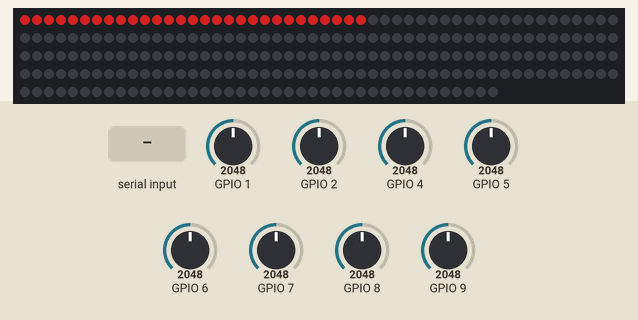
This sketch was run on a simulated ESP32. Shown: 240 RGB LEDs in strip order, left to right, continuing on the next row. Inputs (shaded band) come from the test bench; at power-on: GPIO 1 = 2048, GPIO 2 = 2048, GPIO 4 = 2048, GPIO 5 = 2048, GPIO 6 = 2048, GPIO 7 = 2048, GPIO 8 = 2048, GPIO 9 = 2048. Dim RGB values are drawn brighter than linear; EEPROM starts erased; what the sketch prints to the serial monitor is not drawn.

Above: at 2.0 s.
2.1 s: GPIO 1 set to 2740
3.6 s: GPIO 1 set to 2836
5.1 s: "m" received over Serial
7.2 s: GPIO 2 set to 2713
8.7 s: GPIO 2 set to 2826
10.2 s: GPIO 4 set to 2729
11.7 s: GPIO 4 set to 2824
Timing chart, 0 to 14.7 s (numbered marks = the images above; inputs shaded):
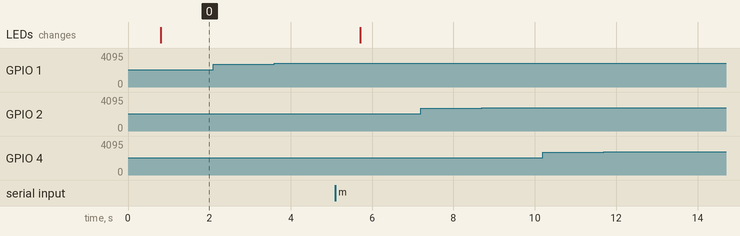

The sketch:

eight.ino
```cpp
#include <octagon_core.h>

// The turn counter with the lid off: all eight seats always in, no setup mode,
// no game modes, no roster, no WiFi. One side is lit in its own color; tapping
// that side passes the turn clockwise. Taps anywhere else do nothing.
//
// Everything about the table itself — the calibrated side table, piezo
// baselines, tap detection — comes from the octagon_core library, so this and
// turn_counter always agree on the hardware. Skipping WiFi/OTA keeps the
// binary inside the stock 1.25 MB app partition, so `make flash-eight` doesn't
// need turn_counter's min_spiffs scheme.
//
// State lives only in RAM: reset returns to side 0.

int8_t currentSide = 0;

void showTurn() {
  showOnlySide(currentSide, PLAYER_COLORS[currentSide]);
}

// nullptr pair handler in setup() means taps commit immediately, so this
// fires the moment the piezo trips.
void onTap(int8_t side, uint32_t whenMs) {
  (void)whenMs;
  if (side != currentSide) {
    Serial.printf("Tap on side %d ignored - not the current seat\n", side);
    return;
  }
  currentSide = (currentSide + 1) % NUM_SIDES;
  Serial.printf("Turn passed to side %d\n", currentSide);
  showTurn();
}

// Bench commands over USB serial: m remaps the piezos, p prints the map.
void handleSerial() {
  while (Serial.available()) {
    char c = Serial.read();
    if (c == 'm') {
      runPiezoMapWizard();
      showTurn();
    } else if (c == 'p') {
      printPiezoMap();
    }
  }
}

void setup() {
  Serial.begin(115200);
  delay(200);
  Serial.println("=== eight: all seats in, clockwise passing ===");

  octagonBegin();
  tapsBegin(onTap, nullptr);  // no two-handed power toggle in this build
  showTurn();
}

// The tap guard mutes a faulted piezo channel, and a muted seat's taps are
// invisible — so don't strand the turn on one. With no roster in this sketch
// the turn just moves to the next unmuted seat, and comes back when the
// channel calms down and unmutes.
void skipMutedCurrent() {
  if (!sideMuted(currentSide)) return;
  for (uint8_t k = 1; k < NUM_SIDES; k++) {
    int8_t s = (currentSide + k) % NUM_SIDES;
    if (!sideMuted(s)) {
      Serial.printf("Side %d muted - turn passes to side %d\n", currentSide, s);
      currentSide = s;
      showTurn();
      return;
    }
  }
  // every seat muted: leave the turn where it is rather than spin
}

void loop() {
  handleSerial();
  uint32_t now = millis();
  brightnessTick(now);
  tapsPoll(now);
  skipMutedCurrent();
  delay(5);
}
```

Measured:
- after the input at 2.1 s, every drawn part: stays the same
- after the input at 3.6 s, every drawn part: stays the same
- after the input at 7.2 s, every drawn part: stays the same
- after the input at 8.7 s, every drawn part: stays the same
- after the input at 10.2 s, every drawn part: stays the same
